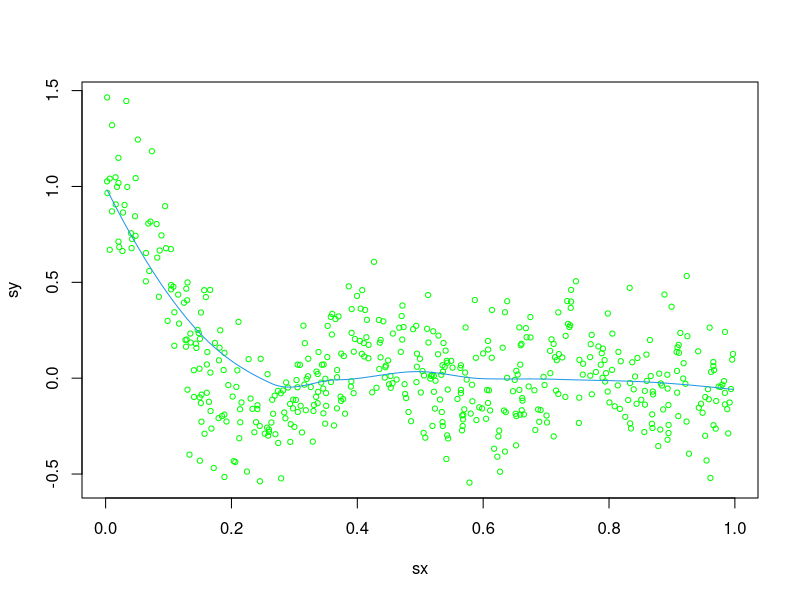
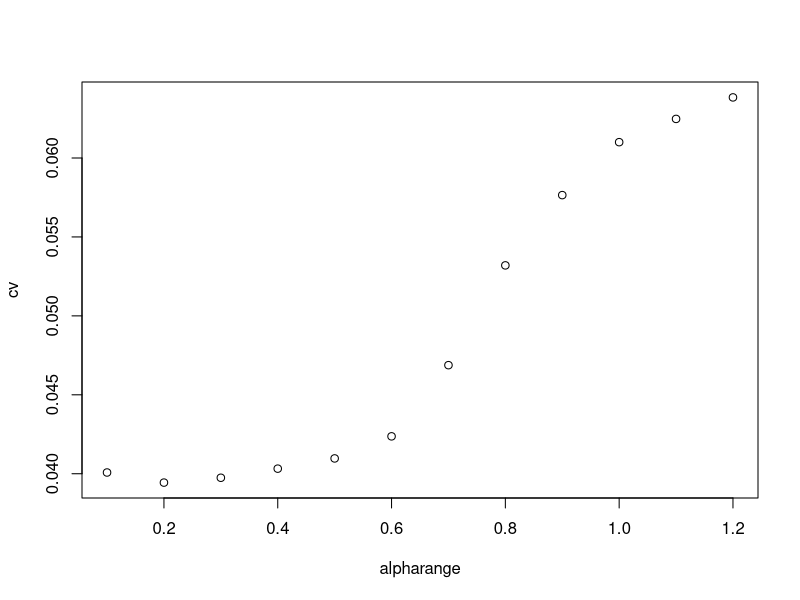
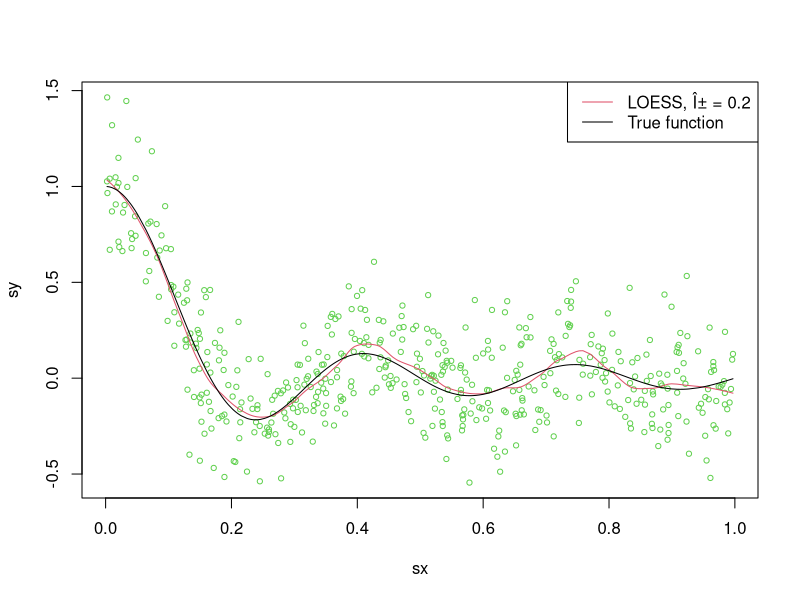

Source code (R) for these figures, in order:
# Simulations of LOESS regression

set.seed(2345)
n = 500
x = runif(n) 
mu = function(x) sin(6*pi*x) / (6*pi*x)
y = mu(x) + 0.2 * rnorm(n)
xydat = data.frame(sx=sort(x),sy=y[order(x)])
plot(xydat, cex=0.7, col = "green")

n = dim(xydat)[1] 

# LOESS regression with default Î± 
kr = loess(sy~sx, data = xydat)
lines(xydat$sx,predict(kr, newdata = xydat), col=4)

# Select span Î± by cross validation
alpharange = seq(.1,1.2,.1)
#alpharange = seq(.1,.3,.02)
cv = NULL
for (a in alpharange) {
  cvh = NULL
  for (i in 2:(n-1)) {
    xi = xydat$sx[-i]
    yi = xydat$sy[-i]
    lobj = loess(yi~xi, span = a) 
    cvh = c(cvh , ((xydat$sy[i] - predict(lobj,xydat$sx[i]))^2))
  }
  cv = c(cv,mean(cvh))
}
plot(alpharange,cv)

aopt = alpharange[which(cv==min(cv))]
aopt
min(cv)

plot(xydat, cex=0.7, col = 3)
kr = loess(sy~sx, data = xydat, span = aopt)
with(data=xydat, lines(sx,predict(kr, newdata = xydat),col=2))
with(data=xydat, lines(sx,mu(sx),col=1))
legend("topright",c("LOESS, Î± = 0.2","True function"),
       lty=c(1,1),col=c(2,1))
